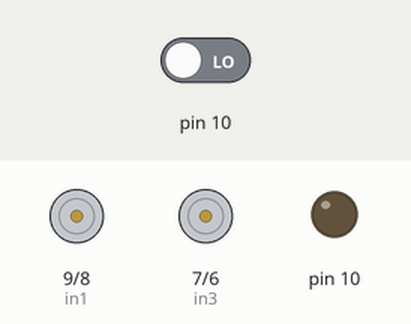
Bench run of a sketch on a simulated Arduino Uno, built with avr-gcc and run on an emulated ATmega328P. Parts: motor-driver pin pairs drawn as motors (green arrow = first pin HIGH = forward, orange = second pin HIGH = backward, longer = more drive, scaled by the enable pin), output pins drawn as LEDs (lit = HIGH). The inputs (shaded band) are chosen by the test bench; at power-on: pin 10 LOW.

Above: at 2.5 s.
Timing chart, 0 to 6.6 s (numbered marks = the images above):
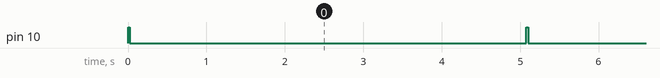

The sketch:

motor_control_with_fail_safe_and_bluetooth_serial.ino
```cpp
#include "SoftwareSerial.h"
SoftwareSerial MyBlue(0, 1);

// L298N motor driver control pins
const byte enA = 11;
const byte in1 = 9;
const byte in2 = 8;
const byte in3 = 7;
const byte in4 = 6;
const byte enB = 5;

// Ultrasonic Sensor Pins (3-wire mode)
const byte uss_left = 12;
const byte uss_mid = 10;
const byte uss_right = 4;

byte left_speed, right_speed;
bool speed_received = false;

// Minimum distance for collision in centimeters
const short threshold = 10;

void setup() {
  // Define pin modes
  pinMode(in1, OUTPUT);
  pinMode(in2, OUTPUT);
  pinMode(in3, OUTPUT);
  pinMode(in4, OUTPUT);

  // Initialize Serial for printing results
  Serial.begin(9600);
  MyBlue.begin(9600);
  // Ensure Serial is ready
  while (! Serial);
}

void loop() {
  // Check if any of the distances from the 3 ultrasonic sensors were below the threshold.
  if (getUltrasonicDistance(uss_mid) < threshold ||
      getUltrasonicDistance(uss_left) < threshold ||
      getUltrasonicDistance(uss_right) < threshold){
    stop_and_wait(5000);
    return;
  }


  if (Serial.available() == 2){
    left_speed = MyBlue.read();
    right_speed = MyBlue.read();
    MyBlue.write("L: ");
    MyBlue.write(left_speed);
    MyBlue.write("\nR: ");
    MyBlue.write(right_speed);
  }
  setLeftSpeed(left_speed);
  setRightSpeed(right_speed);
}

void stop_and_wait(int millisecs){
    setLeftSpeed(0);
    setRightSpeed(0);
    delay(millisecs);
}

void setLeftSpeed(byte num){
  analogWrite(enB, num);
  digitalWrite(in3, HIGH);
  digitalWrite(in4, LOW);
}

void setRightSpeed(byte num){
  analogWrite(enA, num);
  digitalWrite(in1, HIGH);
  digitalWrite(in2, LOW);
}

// Calculate distance from ultrasonic sensor readings
int getUltrasonicDistance(int pin){
  pinMode(pin, OUTPUT);
  digitalWrite(pin, HIGH);
  delay(20);
  digitalWrite(pin, LOW);
  pinMode(pin, INPUT);
  int result = pulseIn(pin, HIGH, (unsigned long)60000) / 29 / 2;
  // Serial.println(result);
  return result;
}
```

Measured:
- by itself, pin 10: alternates HIGH for 0.02 s and LOW for 5.1 s
